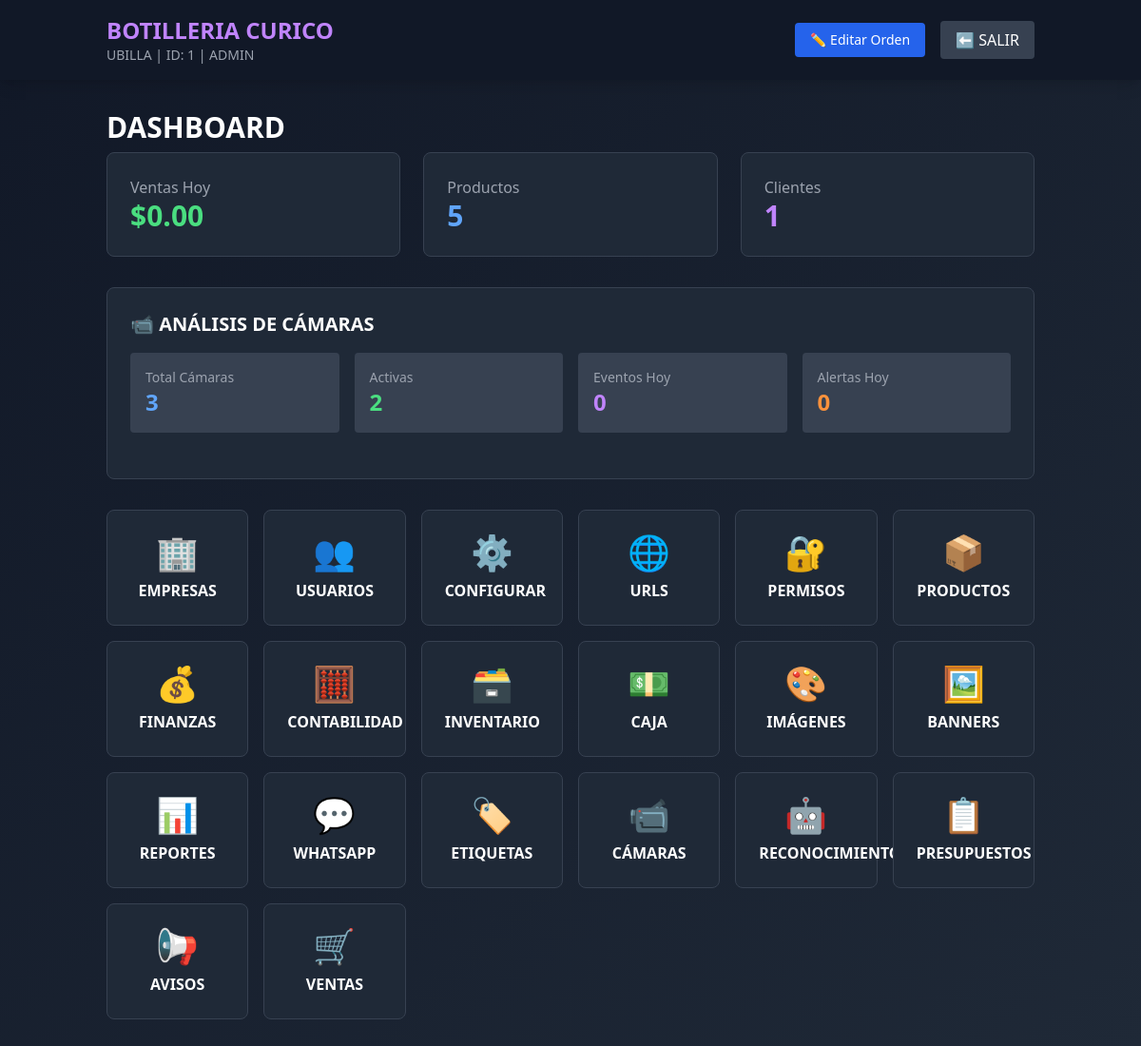
Page /dashboard.php (signed in) on the committed database.
### tables this page shows
CREATE TABLE `nombre_negocio` (
  `id` int(11) NOT NULL CHECK (`id` = 1),
  `nombre_negocio` varchar(100) DEFAULT 'WARP POS',
  `eslogan` varchar(150) DEFAULT 'POINT OF SALE',
  `moneda` varchar(5) DEFAULT '$',
  `impuesto` decimal(5,2) DEFAULT 0.00,
  `ingresos_brutos` decimal(5,2) DEFAULT 0.00,
  `ganancia_sugerida` decimal(5,2) DEFAULT 0.00,
  `cuit` varchar(20) DEFAULT NULL,
  `direccion` varchar(100) DEFAULT NULL,
  `condicion_iva` varchar(50) DEFAULT NULL,
  `telefono` varchar(20) DEFAULT NULL,
  `ruta_tickets` varchar(255) DEFAULT '',
  `empresa_id` int(11) NOT NULL,
  `permitir_fraccion` tinyint(1) DEFAULT 0,
  `ruta_imagenes` varchar(255) DEFAULT NULL,
  `siempre_fiscal` tinyint(4) DEFAULT 0,
  `iibb` float DEFAULT 0,
  `margen_ganancia` float DEFAULT 0,
  `afip_mock` tinyint(4) DEFAULT 0,
  `stock_bajo_entero` int(11) DEFAULT 5,
  `stock_bajo_fraccion` decimal(10,3) DEFAULT 1.000,
  `ventas_fraccion` tinyint(4) DEFAULT 0,
  `punto_vta` int(11) DEFAULT 1,
  `afip_cert` text DEFAULT NULL,
  `afip_key` text DEFAULT NULL,
  `afip_prod` tinyint(4) DEFAULT 0,
  `icono_app` varchar(255) DEFAULT NULL COMMENT 'Path al icono de la aplicación (.ico, .png, .jpg)',
  `impresora_auto` tinyint(1) DEFAULT 0 COMMENT 'Imprimir ticket automáticamente después de cada venta',
  `impresora_ticket` varchar(255) DEFAULT 'Default' COMMENT 'Nombre o IP de la impresora de tickets',
  `impresora_factura` varchar(255) DEFAULT 'Default' COMMENT 'Nombre o IP de la impresora de facturas',
  `ia_proveedor` varchar(255) DEFAULT 'OpenAI (DALL-E)',
  `ia_ruta_imagenes` text DEFAULT './imagenes_generadas',
  `dlna_ruta_banners` text DEFAULT NULL,
  `dlna_ruta_imagenes` text DEFAULT NULL,
  `dlna_ruta_videos` text DEFAULT NULL,
  `dlna_activo` tinyint(1) DEFAULT 0,
  `dlna_auto_start` tinyint(1) DEFAULT 0,
  `dlna_tipo_servidor` varchar(20) DEFAULT 'local',
  `dlna_ip_servidor` varchar(50) DEFAULT '192.168.1.100',
  `dlna_puerto_servidor` varchar(10) DEFAULT '8200',
  `whatsapp_sid` varchar(255) DEFAULT NULL,
  `whatsapp_api_key` varchar(255) DEFAULT NULL,
  `whatsapp_api_secret` varchar(255) DEFAULT NULL,
  `whatsapp_phone` varchar(50) DEFAULT NULL,
  `email_host` varchar(255) DEFAULT NULL,
  `email_port` int(11) DEFAULT 587,
  `email_username` varchar(255) DEFAULT NULL,
  `email_password` varchar(255) DEFAULT NULL,
  `email_encryption` varchar(20) DEFAULT 'tls',
  `email_from_name` varchar(255) DEFAULT NULL,
  `email_from_email` varchar(255) DEFAULT NULL,
  `afip_cuit` varchar(20) DEFAULT NULL,
  `afip_punto_venta` int(11) DEFAULT 0,
  `afip_certificado` text DEFAULT NULL,
  `afip_clave` text DEFAULT NULL,
  `sftp_host` varchar(255) DEFAULT '192.168.31.102',
  `sftp_port` varchar(10) DEFAULT '22',
  `sftp_user` varchar(100) DEFAULT 'pi',
  `sftp_password` varchar(255) DEFAULT 'juanmanuel',
  `sftp_remote_path` varchar(500) DEFAULT '/mnt/R2/SD64GB/www/facturacion/html/banners/',
  `sftp_enabled` tinyint(1) DEFAULT 0,
  `dlna_ssh_user` varchar(100) DEFAULT 'root',
  `dlna_ssh_password` varchar(255) DEFAULT '',
  PRIMARY KEY (`id`),
  KEY `idx_impresora_auto` (`impresora_auto`),
  KEY `idx_impresora_ticket` (`impresora_ticket`),
  KEY `idx_impresora_factura` (`impresora_factura`)
);

CREATE TABLE `usuarios` (
  `id` int(11) NOT NULL AUTO_INCREMENT,
  `nombre` varchar(100) DEFAULT NULL,
  `password` varchar(255) DEFAULT NULL,
  `rol` enum('admin','jefe','cajero') NOT NULL DEFAULT 'cajero',
  `empresa_id` int(11) NOT NULL,
  `rol_cajero` tinyint(1) NOT NULL DEFAULT 0,
  `permiso_presupuestos` text DEFAULT 'ver,crear,editar,eliminar,aprobar,imprimir',
  PRIMARY KEY (`id`)
);

### config.php (called while the page is built, shortened)
<?php
function getDB() {
    try {
        $pdo = new PDO("mysql:host=".DB_HOST.";dbname=".DB_NAME.";charset=utf8mb4", DB_USER, DB_PASS);
        $pdo->setAttribute(PDO::ATTR_ERRMODE, PDO::ERRMODE_EXCEPTION);
        $pdo->setAttribute(PDO::ATTR_DEFAULT_FETCH_MODE, PDO::FETCH_ASSOC);
        return $pdo;
    } catch(PDOException $e) {
        die("Error de conexión: " . $e->getMessage());
    }
}
function query($sql, $params = []) {
    $db = getDB();
    $stmt = $db->prepare($sql);
    $stmt->execute($params);
    return $stmt;
}
function getUser() {
    $db = getDB();
    $stmt = $db->prepare("SELECT id, nombre, rol, empresa_id FROM usuarios WHERE id = ?");
    $stmt->execute([$_SESSION['user_id']]);
    return $stmt->fetch();
}
function fetch($sql, $params = []) {
    $stmt = query($sql, $params);
    return $stmt->fetch();
}

### dashboard.php (the view, shortened to what this page needs)
<?php
require_once 'config.php';
$user = getUser();
$empresa_id = $user['empresa_id'];
$config = fetch("SELECT nombre_negocio FROM nombre_negocio WHERE empresa_id = ?", [$empresa_id]);
$nombre_negocio = $config['nombre_negocio'] ?? 'WARP POS';
$hoy = date('Y-m-d');
$stats = [
    'ventas_hoy' => fetch("SELECT COUNT(*) as total, SUM(total) as monto FROM ventas WHERE DATE(fecha) = ? AND empresa_id = ?", [$hoy, $empresa_id]),
    'productos' => fetch("SELECT COUNT(*) as total FROM productos WHERE activo = 1 AND empresa_id = ?", [$empresa_id]),
    'clientes' => fetch("SELECT COUNT(*) as total FROM clientes WHERE empresa_id = ?", [$empresa_id])
];
if ($user['rol'] === 'admin') {
    $camera_stats = [
        'total_camaras' => fetch("SELECT COUNT(*) as total FROM camaras WHERE empresa_id = ?", [$empresa_id]),
        'activas' => fetch("SELECT COUNT(*) as total FROM camaras WHERE empresa_id = ? AND activo = 1", [$empresa_id]),
        'eventos_hoy' => fetch("SELECT COUNT(*) as total FROM eventos_camara WHERE DATE(fecha) = ? AND empresa_id = ?", [$hoy, $empresa_id]),
        'alertas_hoy' => fetch("SELECT COUNT(*) as total FROM security_alerts WHERE DATE(timestamp) = ? AND camera_id IN (SELECT id FROM camaras WHERE empresa_id = ?)", [$hoy, $empresa_id])
    ];
}
?>
<!DOCTYPE html>
<html lang="es">
<head>
    <script src="https://cdn.tailwindcss.com"></script>
</head>
<body class="min-h-screen bg-gradient-to-br from-gray-900 to-gray-800 text-gray-100">
    <header class="bg-gray-900 shadow-lg">
        <div class="container mx-auto px-6 py-4 flex justify-between items-center">
            <div>
                <h1 class="text-2xl font-bold text-purple-400"><?= strtoupper($nombre_negocio) ?></h1>
                <p class="text-sm text-gray-400"><?= strtoupper($user['nombre']) ?> | ID: <?= $empresa_id ?> | <?= strtoupper($user['rol']) ?></p>
            </div>
            <div class="flex items-center gap-4">
                <button id="edit-mode-btn" class="bg-blue-600 hover:bg-blue-700 text-white px-4 py-2 rounded text-sm" onclick="toggleEditMode()">
                    ✏️ Editar Orden
                </button>
                <a href="logout.php" class="bg-gray-700 hover:bg-gray-600 text-white px-4 py-2 rounded">⬅ SALIR</a>
            </div>
        </div>
    </header>
    <main class="container mx-auto px-6 py-8">
        <h2 class="text-3xl font-bold text-white mb-2">DASHBOARD</h2>
        <div class="grid grid-cols-1 md:grid-cols-3 gap-6 mb-8">
            <div class="bg-gray-800 p-6 rounded-lg border border-gray-700">
                <p class="text-gray-400">Ventas Hoy</p>
                <p class="text-3xl font-bold text-green-400">$<?= number_format($stats['ventas_hoy']['monto'] ?? 0, 2) ?></p>
            </div>
            <div class="bg-gray-800 p-6 rounded-lg border border-gray-700">
                <p class="text-gray-400">Productos</p>
                <p class="text-3xl font-bold text-blue-400"><?= $stats['productos']['total'] ?? 0 ?></p>
            </div>
            <div class="bg-gray-800 p-6 rounded-lg border border-gray-700">
                <p class="text-gray-400">Clientes</p>
                <p class="text-3xl font-bold text-purple-400"><?= $stats['clientes']['total'] ?? 0 ?></p>
            </div>
        </div>
        <?php if ($user['rol'] === 'admin'): ?>
        <div class="bg-gray-800 p-6 rounded-lg border border-gray-700 mb-8">
            <h3 class="text-xl font-bold text-white mb-4">📹 ANÁLISIS DE CÁMARAS</h3>
            <div class="grid grid-cols-2 md:grid-cols-4 gap-4 mb-6">
                <div class="bg-gray-700 p-4 rounded">
                    <p class="text-gray-400 text-sm">Total Cámaras</p>
                    <p class="text-2xl font-bold text-blue-400"><?= $camera_stats['total_camaras']['total'] ?? 0 ?></p>
                </div>
                <div class="bg-gray-700 p-4 rounded">
                    <p class="text-gray-400 text-sm">Activas</p>
                    <p class="text-2xl font-bold text-green-400"><?= $camera_stats['activas']['total'] ?? 0 ?></p>
                </div>
                <div class="bg-gray-700 p-4 rounded">
                    <p class="text-gray-400 text-sm">Eventos Hoy</p>
                    <p class="text-2xl font-bold text-purple-400"><?= $camera_stats['eventos_hoy']['total'] ?? 0 ?></p>
                </div>
                <div class="bg-gray-700 p-4 rounded">
                    <p class="text-gray-400 text-sm">Alertas Hoy</p>
                    <p class="text-2xl font-bold text-orange-400"><?= $camera_stats['alertas_hoy']['total'] ?? 0 ?></p>
                </div>
            </div>
        </div>
        <?php endif; ?>
        <div id="dashboard-modules" class="grid grid-cols-2 md:grid-cols-4 lg:grid-cols-6 gap-4">
            <?php if ($user['rol'] === 'admin'): ?>
                <a href="empresas.php" class="dashboard-module bg-gray-800 p-6 rounded-lg border border-gray-700 hover:border-green-500 text-center" data-module="empresas">
                    <div class="text-4xl mb-2">🏢</div>
                    <p class="text-white font-bold">EMPRESAS</p>
                </a>
                <a href="usuarios.php" class="dashboard-module bg-gray-800 p-6 rounded-lg border border-gray-700 hover:border-orange-500 text-center" data-module="usuarios">
                    <div class="text-4xl mb-2">👥</div>
                    <p class="text-white font-bold">USUARIOS</p>
                </a>
                <a href="configurar.php" class="dashboard-module bg-gray-800 p-6 rounded-lg border border-gray-700 hover:border-purple-500 text-center" data-module="configurar">
                    <div class="text-4xl mb-2">⚙️</div>
                    <p class="text-white font-bold">CONFIGURAR</p>
                </a>
                <a href="configuracion_urls.php" class="dashboard-module bg-gray-800 p-6 rounded-lg border border-gray-700 hover:border-blue-500 text-center" data-module="urls">
                    <div class="text-4xl mb-2">🌐</div>
                    <p class="text-white font-bold">URLS</p>
                </a>
                <a href="permisos.php" class="dashboard-module bg-gray-800 p-6 rounded-lg border border-gray-700 hover:border-indigo-500 text-center" data-module="permisos">
                    <div class="text-4xl mb-2">🔐</div>
                    <p class="text-white font-bold">PERMISOS</p>
                </a>
            <?php endif; ?>
            <?php if ($user['rol'] === 'admin' || $user['rol'] === 'jefe'): ?>
                <a href="productos.php" class="dashboard-module bg-gray-800 p-6 rounded-lg border border-gray-700 hover:border-blue-500 text-center" data-module="productos">
                    <div class="text-4xl mb-2">📦</div>
                    <p class="text-white font-bold">PRODUCTOS</p>
                </a>
                <a href="finanzas.php" class="dashboard-module bg-gray-800 p-6 rounded-lg border border-gray-700 hover:border-purple-500 text-center" data-module="finanzas">
                    <div class="text-4xl mb-2">💰</div>
                    <p class="text-white font-bold">FINANZAS</p>
                </a>
                <a href="contabilidad.php" class="dashboard-module bg-gray-800 p-6 rounded-lg border border-gray-700 hover:border-green-500 text-center" data-module="contabilidad">
                    <div class="text-4xl mb-2">🧮</div>
                    <p class="text-white font-bold">CONTABILIDAD</p>
                </a>
            <?php endif; ?>
            <?php if ($user['rol'] === 'admin' || $user['rol'] === 'jefe' || $user['rol'] === 'cajero'): ?>
                <a href="inventario.php" class="dashboard-module bg-gray-800 p-6 rounded-lg border border-gray-700 hover:border-orange-500 text-center" data-module="inventario">
                    <div class="text-4xl mb-2">🗃️</div>
                    <p class="text-white font-bold">INVENTARIO</p>
                </a>
                <a href="caja.php" class="dashboard-module bg-gray-800 p-6 rounded-lg border border-gray-700 hover:border-green-500 text-center" data-module="caja">
                    <div class="text-4xl mb-2">💵</div>
                    <p class="text-white font-bold">CAJA</p>
                </a>
            <?php endif; ?>
            <?php if ($user['rol'] === 'admin' || $user['rol'] === 'jefe'): ?>
                <a href="imagenes.php" class="dashboard-module bg-gray-800 p-6 rounded-lg border border-gray-700 hover:border-red-500 text-center" data-module="imagenes">
                    <div class="text-4xl mb-2">🎨</div>
                    <p class="text-white font-bold">IMÁGENES</p>
                </a>
                <a href="banners.php" class="dashboard-module bg-gray-800 p-6 rounded-lg border border-gray-700 hover:border-purple-500 text-center" data-module="banners">
                    <div class="text-4xl mb-2">🖼️</div>
                    <p class="text-white font-bold">BANNERS</p>
                </a>
                <a href="reportes.php" class="dashboard-module bg-gray-800 p-6 rounded-lg border border-gray-700 hover:border-purple-500 text-center" data-module="reportes">
                    <div class="text-4xl mb-2">📊</div>
                    <p class="text-white font-bold">REPORTES</p>
                </a>
                <a href="whatsapp.php" class="dashboard-module bg-gray-800 p-6 rounded-lg border border-gray-700 hover:border-green-500 text-center" data-module="whatsapp">
                    <div class="text-4xl mb-2">💬</div>
                    <p class="text-white font-bold">WHATSAPP</p>
                </a>
                <a href="etiquetas.php" class="dashboard-module bg-gray-800 p-6 rounded-lg border border-gray-700 hover:border-blue-500 text-center" data-module="etiquetas">
                    <div class="text-4xl mb-2">🏷️</div>
                    <p class="text-white font-bold">ETIQUETAS</p>
                </a>
            <?php endif; ?>
            <a href="camaras.php" class="dashboard-module bg-gray-800 p-6 rounded-lg border border-gray-700 hover:border-blue-500 text-center" data-module="camaras">
                <div class="text-4xl mb-2">📹</div>
                <p class="text-white font-bold">CÁMARAS</p>
            </a>
            <a href="reconocimiento_facial.php" class="dashboard-module bg-gray-800 p-6 rounded-lg border border-gray-700 hover:border-purple-500 text-center" data-module="reconocimiento">
                <div class="text-4xl mb-2">🤖</div>
                <p class="text-white font-bold">RECONOCIMIENTO</p>
            </a>
            <a href="presupuestos.php" class="dashboard-module bg-gray-800 p-6 rounded-lg border border-gray-700 hover:border-blue-500 text-center" data-module="presupuestos">
                <div class="text-4xl mb-2">📋</div>
                <p class="text-white font-bold">PRESUPUESTOS</p>
            </a>
            <a href="avisos.php" class="dashboard-module bg-gray-800 p-6 rounded-lg border border-gray-700 hover:border-yellow-500 text-center" data-module="avisos">
                <div class="text-4xl mb-2">📢</div>
                <p class="text-white font-bold">AVISOS</p>
            </a>
            <a href="ventas.php" class="dashboard-module bg-gray-800 p-6 rounded-lg border border-gray-700 hover:border-green-500 text-center" data-module="ventas">
                <div class="text-4xl mb-2">🛒</div>
                <p class="text-white font-bold">VENTAS</p>
            </a>
        </div>
    </main>
</body>
</html>

### rows in the picture
nombre_negocio: nombre_negocio "BOTILLERIA CURICO"
usuarios: nombre "UBILLA", empresa "1", rol "ADMIN"

### other values in the picture
$stats['ventas_hoy']['monto'] "0.00"
$stats['productos']['total'] "5"
$stats['clientes']['total'] "1"
$camera_stats['total_camaras']['total'] "3"
$camera_stats['activas']['total'] "2"
$camera_stats['eventos_hoy']['total'] "0"
$camera_stats['alertas_hoy']['total'] "0"
